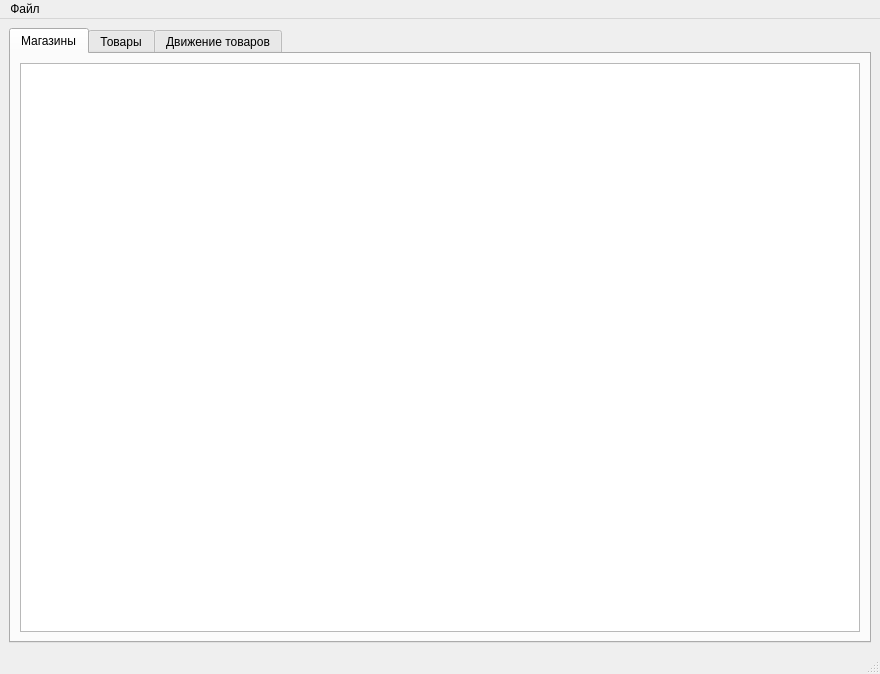
<?xml version="1.0" encoding="UTF-8"?>
<ui version="4.0">
 <class>MainWindow</class>
 <widget class="QMainWindow" name="MainWindow">
  <property name="geometry">
   <rect>
    <x>0</x>
    <y>0</y>
    <width>880</width>
    <height>674</height>
   </rect>
  </property>
  <property name="windowTitle">
   <string>MainWindow</string>
  </property>
  <widget class="QWidget" name="centralwidget">
   <layout class="QVBoxLayout" name="verticalLayout">
    <item>
     <widget class="QTabWidget" name="tabWidget">
      <property name="currentIndex">
       <number>0</number>
      </property>
      <widget class="QWidget" name="tab">
       <attribute name="title">
        <string>Магазины</string>
       </attribute>
       <layout class="QVBoxLayout" name="verticalLayout_2">
        <item>
         <widget class="QTableWidget" name="table_magaz"/>
        </item>
       </layout>
      </widget>
      <widget class="QWidget" name="tab_2">
       <attribute name="title">
        <string>Товары</string>
       </attribute>
       <layout class="QVBoxLayout" name="verticalLayout_3">
        <item>
         <widget class="QTableWidget" name="table_product"/>
        </item>
       </layout>
      </widget>
      <widget class="QWidget" name="tab_3">
       <attribute name="title">
        <string>Движение товаров</string>
       </attribute>
       <layout class="QVBoxLayout" name="verticalLayout_4">
        <item>
         <widget class="QTableWidget" name="table_dvig"/>
        </item>
       </layout>
      </widget>
     </widget>
    </item>
   </layout>
  </widget>
  <widget class="QMenuBar" name="menubar">
   <property name="geometry">
    <rect>
     <x>0</x>
     <y>0</y>
     <width>880</width>
     <height>27</height>
    </rect>
   </property>
   <widget class="QMenu" name="menu">
    <property name="title">
     <string>Файл</string>
    </property>
    <addaction name="open_magaz"/>
    <addaction name="save_magaz"/>
   </widget>
   <addaction name="menu"/>
  </widget>
  <widget class="QStatusBar" name="statusbar"/>
  <action name="open_magaz">
   <property name="text">
    <string>Открыть таблицу</string>
   </property>
  </action>
  <action name="zagrysit">
   <property name="text">
    <string>Загрузить</string>
   </property>
  </action>
  <action name="sohranit">
   <property name="text">
    <string>Сохранить</string>
   </property>
  </action>
  <action name="open_product">
   <property name="text">
    <string>Открыть товары</string>
   </property>
  </action>
  <action name="open_dvig">
   <property name="text">
    <string>Открыть движение товаров</string>
   </property>
  </action>
  <action name="save_magaz">
   <property name="text">
    <string>Сохранить</string>
   </property>
  </action>
 </widget>
 <resources/>
 <connections/>
</ui>
